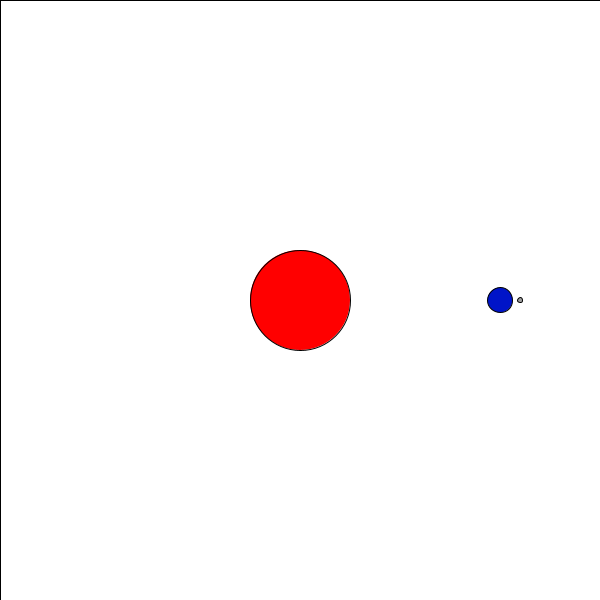
Frame 1 (no input)
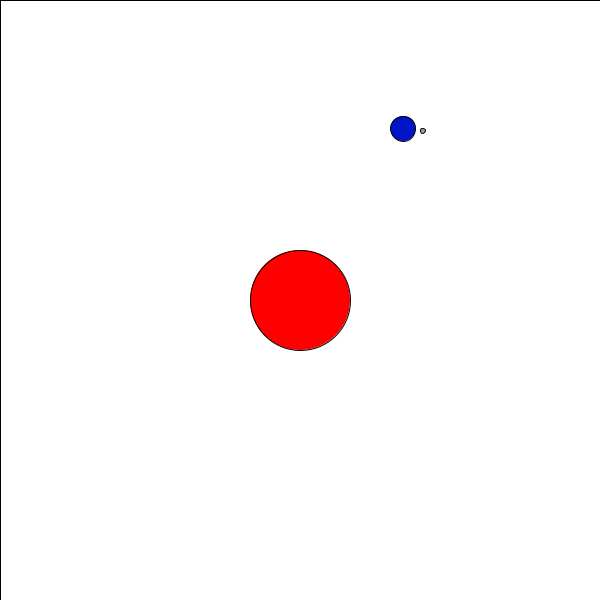
Frame 60 (the mouse pressed at the canvas centre just before this capture)
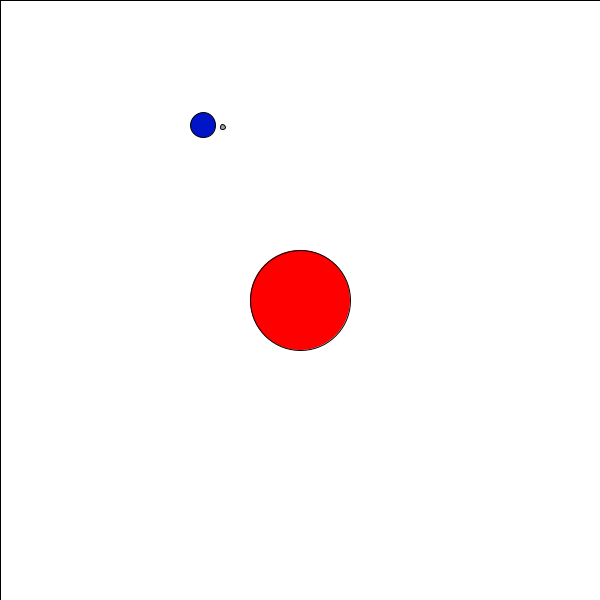
Frame 120 (the mouse held since frame 60 and released just before this capture)

The Processing sketch that drew these frames (run headless with seeded random() and noise(); from frame 60 on, the mouse is pressed at the canvas centre):

// Processing sketch: Earth
// ── Earth.pde
float t1, t2, ex, ey, mx, my;

void setup()
{
  size(600, 600);
  background(255); 
  //frameRate(100);
}

void draw()
{
    fill(255);
    rect(0,0,600,600);
    
    fill(255,0,0);
    ellipse(300, 300, 100, 100);
    
    ex = 300 + 200*cos(t1);
    ey = 300 - 200*sin(t1);
    
    fill(0,20,200);
    ellipse(ex, ey, 25, 25);
    
    mx = ex + 20*cos(t2);
    my = ey - 20*sin(t2);
    
    fill(160);
    ellipse(mx, my, 5,5);
    
    t1 = t1 + TWO_PI/360;
    
    t2 = t2 + TWO_PI/60;
    
     
  }
    
  
